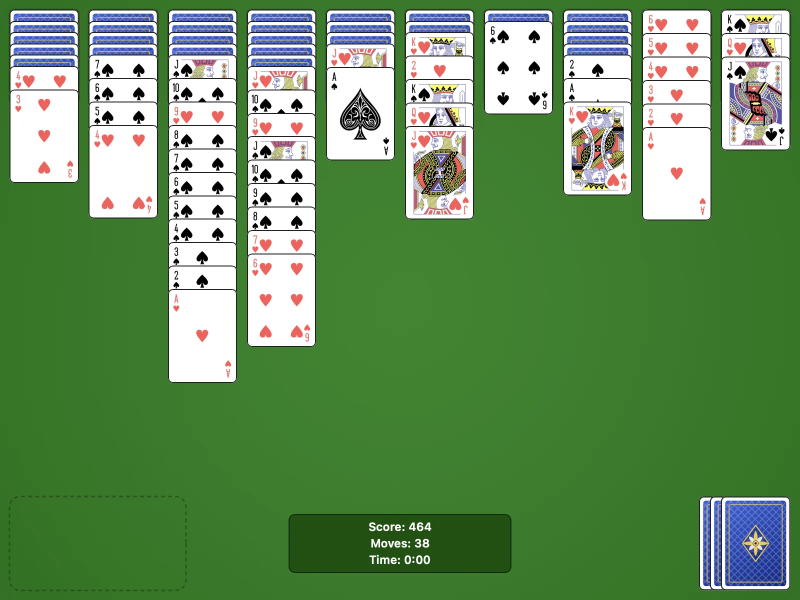
#> input picture docs/assets/board.webp, 1600 x 1200 px (shown at 1/2 size)
$ python -i site_assets.py   (imports and definitions only)
#> lines starting #> are read from the running program, lines starting #| are printed output that depends on the picture
#!/usr/bin/env python3
"""Builds docs/assets and docs/fonts for the website (run on the box or any machine with Pillow,
rsvg-convert, pngquant and pdftocairo (poppler) or macOS sips). Everything the page loads is a file in
docs/: no CDN.

    python3 scripts/site_assets.py <snapshots-dir> <icon.svg> <card-back.svg> <fonts-dir> <phosphor-dir>

<snapshots-dir>   PNGs from `SpiderSolitaire --snapshot <dir>` on a Mac (real app windows)
<icon.svg>        `SpiderIcon icon.svg`;  <card-back.svg>: `SpiderIcon --card-back back.svg`
<fonts-dir>       unpacked npm packages @fontsource/cormorant-garamond and @fontsource-variable/manrope
<phosphor-dir>    unpacked npm package @phosphor-icons/core (MIT)
"""
import os, re, shutil, subprocess, sys
from PIL import Image

ROOT = os.path.join(os.path.dirname(os.path.abspath(__file__)), "..")
DOCS = os.path.join(ROOT, "docs")
ASSETS = os.path.join(DOCS, "assets")
CARDS = os.path.join(ROOT, "Sources", "SpiderSolitaire", "Resources", "Cards")
# [1 line that did not run here, left out]
# [1 line not run here, left out]

def webp(src, dst, width=None, crop=None, quality=86):
    rgba = Image.open(src).convert("RGBA")
    im = Image.new("RGB", rgba.size, (255, 255, 255))
    im.paste(rgba, mask=rgba.split()[3])  # vibrancy areas come out transparent
    if crop: im = im.crop(crop)
    if width and im.width > width:
        im = im.resize((width, round(im.height * width / im.width)), Image.LANCZOS)
    im.save(os.path.join(ASSETS, dst), "WEBP", quality=quality, method=6)
    return im.size

sizes = {}
# [1 line that did not run here, left out]
# [1 line that did not run here, left out]
# The help sidebar is vibrancy, which cacheDisplay can't draw: keep the text column only.
# [1 line that did not run here, left out]
# [1 line that did not run here, left out]
# [1 line that did not run here, left out]

# Social card 1200 x 630: the board on the page background (--bg, #F3F6FA).
og = Image.new("RGB", (1200, 630), (243, 246, 250))
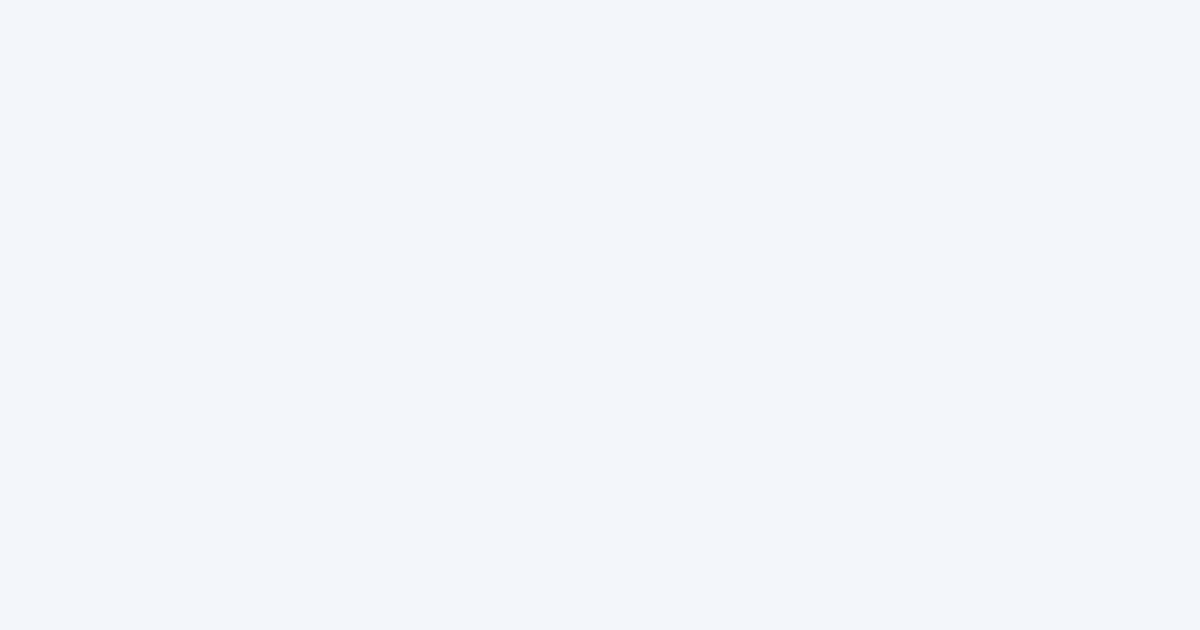
#> og: PIL image 1200x630 RGB; mean R, G, B 243, 246, 250
# [3 lines not run here, left out]

def svg_png(svg, dst, w, h=None):
    args = ["rsvg-convert", "-w", str(w)] + (["-h", str(h)] if h else []) + [svg, "-o", os.path.join(ASSETS, dst)]
    subprocess.run(args, check=True)
    subprocess.run(["pngquant", "--force", "--skip-if-larger", "--ext", ".png", "--quality", "70-95",
                    os.path.join(ASSETS, dst)], check=False)

# [5 lines not run here, left out]

sys.path.insert(0, os.path.join(ROOT, "scripts", "cards"))
from pdf_raster import render_pdf  # noqa: E402
# [16 lines not run here, left out]

# Phosphor icons (MIT) as one sprite of <symbol>s.
ICONS = ["download-simple", "github-logo", "apple-logo", "cards", "check-circle", "arrow-counter-clockwise",
         "trophy", "palette", "sparkle", "shield-check", "wifi-slash", "list", "x", "seal-check", "keyboard",
         "lightbulb", "heart", "arrow-up-right", "lock-key", "arrow-left"]
symbols = []
# [9 lines not run here, left out]

>>> result = webp('../docs/assets/board.webp', 'out.png')
#> in webp, `im = Image.new("RGB", rgba.size, (255, 255, 255))`: im: PIL image 1600x1200 RGB; every value is 255
#> in webp, im is the input picture: PIL image 1600x1200 RGB; mean R, G, B 104.2, 145.5, 95.3
#> result = (1600, 1200)
